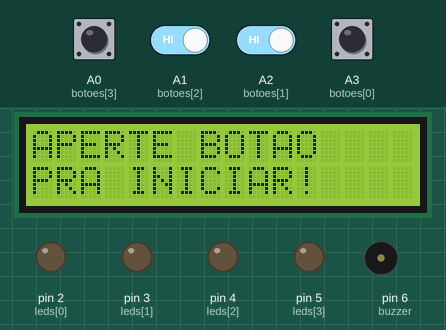
Recording of a sketch running on a simulated Arduino Uno, built with avr-gcc and run on an emulated ATmega328P. Shown: 16×2 character LCD, output pins drawn as LEDs (lit = HIGH), buzzer (waves = sounding). Inputs (shaded band) come from the test bench; at power-on: A0 (botoes[3]), A1 (botoes[2]), A2 (botoes[1]), A3 (botoes[0]) HIGH. Random numbers use the default seed unless the sketch sets one.

Above: at 1.2 s.
1.3 s: A0 (botoes[3]) pulled LOW for 0.15 s
At 2.7 s:
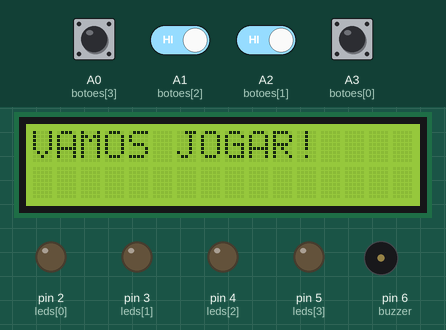
At 3.5 s:
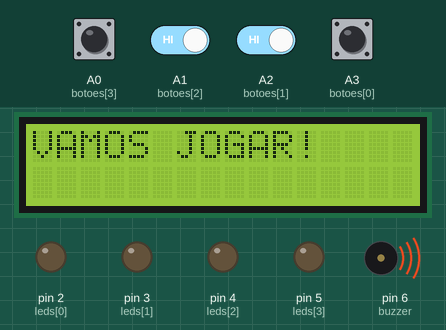
3.6 s: A1 (botoes[2]) driven LOW and A2 (botoes[1]) driven LOW
At 6.2 s:
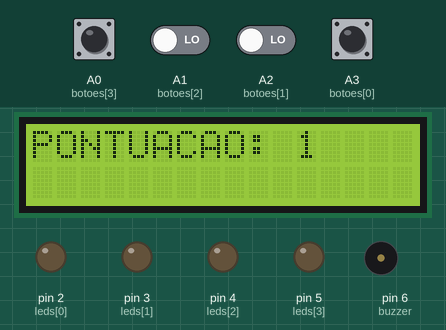
6.4 s: A1 (botoes[2]) driven HIGH
9.4 s: A2 (botoes[1]) driven HIGH
10.9 s: A3 (botoes[0]) pulled LOW for 0.15 s
At 12.8 s:
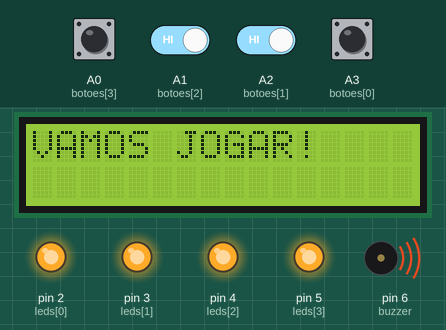
13.4 s: A1 (botoes[2]) driven LOW
Timing chart, 0 to 17.0 s (numbered marks = the images above; inputs shaded):
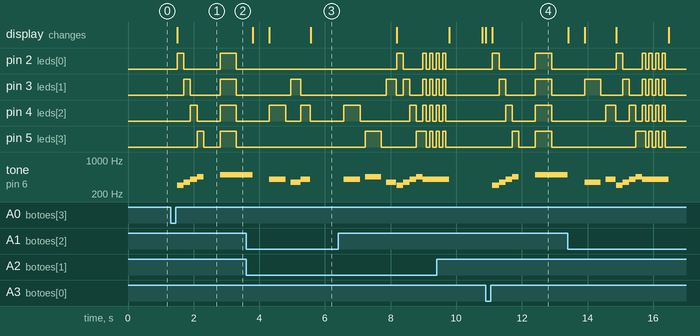

Measured:
- after the input at 1.3 s, pin 2 (leds[0]): LOW → HIGH after 0.20 s, → LOW 0.20 s later, → HIGH 1.1 s later, → LOW 0.50 s later; pin 3 (leds[1]): LOW → HIGH after 0.40 s, → LOW 0.20 s later, → HIGH 0.90 s later, → LOW 0.50 s later
- after the input at 10.9 s, pin 2 (leds[0]): LOW → HIGH after 0.20 s, → LOW 0.20 s later, → HIGH 1.1 s later, → LOW 0.50 s later; pin 3 (leds[1]): LOW → HIGH after 0.40 s, → LOW 0.20 s later, → HIGH 0.90 s later, → LOW 0.50 s later

The sketch:

projeto_arduino.ino
```cpp
#include <LiquidCrystal.h>

#define SOM0  300
#define SOM1  350
#define SOM2  400
#define SOM3  450
#define SOM4  500

// declarar as portas do arduino
int leds[4] = {2, 3, 4, 5};
char botoes[4] = {A3, A2, A1, A0};
int buzzer = 6;
int sons[5] = {SOM0, SOM1, SOM2, SOM3, SOM4};

// declarar as portas do lcd
LiquidCrystal lcd (12, 11, 10, 9, 8, 7);

//sequencia de ate 20 combinaçoes
int sequencia[20] = {};

int rodada = 0;

// em que posição ele vai ta na sequencia
int posicao_na_sequencia = 0;

 //se o o botao foi apertado ou nao
int botao_apertado = 0;

// se ele perdeu o jogo
int perdeu_o_jogo = 0;

// marcar pontuaçao
int pontuacao = 0;
int pontuacaofake = 0;

// ---------------------------------------------------------------------------------------------------------------------------------------------------------------------------------------


 // quando o jogo inicia, eh executado essa funçao de som, led e lcd
void somInicial() {

  digitalWrite(leds[0], HIGH);
  tone(buzzer, sons[0]);
  delay(200);
  noTone(buzzer);
  digitalWrite(leds[0], LOW);
  digitalWrite(leds[1], HIGH);
  tone(buzzer, sons[1]);
  delay(200);
  noTone(buzzer);
  digitalWrite(leds[1], LOW);
  digitalWrite(leds[2], HIGH);
  tone(buzzer, sons[2]);
  delay(200);
  noTone(buzzer);
  digitalWrite(leds[2], LOW);
  digitalWrite(leds[3], HIGH);
  tone(buzzer, sons[3]);
  delay(200);
  noTone(buzzer);
  digitalWrite(leds[3], LOW);

  delay(500);

  tone(buzzer, sons[4]);
  digitalWrite(leds[0], HIGH);
  digitalWrite(leds[1], HIGH);
  digitalWrite(leds[2], HIGH);
  digitalWrite(leds[3], HIGH);

  delay(500);

  digitalWrite(leds[0], LOW);
  digitalWrite(leds[1], LOW);
  digitalWrite(leds[2], LOW);
  digitalWrite(leds[3], LOW);

  delay(500);

  noTone(buzzer);
}


// ---------------------------------------------------------------------------------------------------------------------------------------------------------------------------------------


// sorteia um novo botao e adiciona na sequencia
void proximaRodada() {
  int numerorandom = random(0, 4); // um numero aleatorio de 0 a 3 e adiciona à "rodada", começando em sequencia 0 e até o jogador errar// por exemplo: sequencia[1] = 2, vai acender o led 2
  sequencia[rodada] = numerorandom;
  rodada++;
}


// ---------------------------------------------------------------------------------------------------------------------------------------------------------------------------------------


// reproduz a sequência // loop que faz acontecer tudo, a cada rodada aumenta 1 led se o jogador acertar
void reproduzirSequencia() {

  if (rodada >= 0 && rodada < 4) {
    for (int i = 0; i < rodada; i++) {
      digitalWrite(leds[sequencia[i]], HIGH);
      tone(buzzer, sons[sequencia[i]]);
      delay(500);
      noTone(buzzer);
      digitalWrite(leds[sequencia[i]], LOW);
      delay(150);
    }
    noTone(buzzer);
  }

  else if(rodada >= 3 && rodada < 7) {
    for (int i = 0; i < rodada; i++) {
      digitalWrite(leds[sequencia[i]], HIGH);
      tone(buzzer, sons[sequencia[i]]);
      delay(300);
      noTone(buzzer);
      digitalWrite(leds[sequencia[i]], LOW);
      delay(100);
    }
    noTone(buzzer);
  }

  else if(rodada >= 7) {
    for (int i = 0; i < rodada; i++) {
      digitalWrite(leds[sequencia[i]], HIGH);
      tone(buzzer, sons[sequencia[i]]);
      delay(200);
      noTone(buzzer);
      digitalWrite(leds[sequencia[i]], LOW);
      delay(50);
    }
    noTone(buzzer);
  }
}


// ---------------------------------------------------------------------------------------------------------------------------------------------------------------------------------------


 // verifica se a jogada foi certa ou errada
void errouOUacertou() {
  for (int i = 0; i < rodada; i++) {
    jogadafeita();

    if (sequencia[posicao_na_sequencia] == botao_apertado) { // verifica cada botao apertado (se a jogada foi certa)
      pontuacaofake++;
    }

    if (sequencia[posicao_na_sequencia] != botao_apertado) { // se acertou, o botao apertado vai ser igual ao da sequencia e vai dar continuidade ao jogo
        errouperdeu(); // se errou, executa essa funçao
     }

     // e vai parar o jogo por que vai ter valor verdadeiro dentro da funçao "errouperdeu"
    if (perdeu_o_jogo == 1) {
        break;
      }
    posicao_na_sequencia++;
    }

  // redefine a variável para 0 para começar um novo loop
  posicao_na_sequencia = 0;
  lcd.clear();

  // se a rodada for diferente de 0, ou seja, nao ser a inicial, vai mostrar essa condiçao
  if (rodada != 0) {
    lcd.print("PONTUACAO: ");
    pontuacao = pontuacao + (pontuacaofake-(pontuacaofake-1));
    lcd.print(pontuacao);
  }

   // se a rodada for , ou seja, a inicial, vai mostrar essa condição
   if (rodada == 0) {
    lcd.print("PONTUACAO: ");
    pontuacao = pontuacao + (pontuacaofake-(pontuacaofake-1));
    lcd.print(pontuacao-1);
  }
}


// ---------------------------------------------------------------------------------------------------------------------------------------------------------------------------------------


// quando um jogador clicar no botao certo, essa função ocorrerá
void jogadafeita() {
    for (int i = 0; i <= 3; i++) { // le o estado dos 4 botoes por causa do for, e o que tiver pressionado (LOW), será atrbuidado ao "botao_apertado", então se errar, "botao apertado" vai ser diferente do correto, e irá sair do while
      if (!digitalRead(botoes[i])) {
        botao_apertado = i;

        tone(buzzer, sons[i]); // toda vez que um botao for pressionado, vai ocorrer esse bloco
        digitalWrite(leds[i], HIGH);
        delay(300);
        digitalWrite(leds[i], LOW);
        noTone(buzzer);
      }
    }
    delay(10);
}


// ---------------------------------------------------------------------------------------------------------------------------------------------------------------------------------------


 // caso erre, essa funçao será executada
void errouperdeu() {
  lcd.clear();
  lcd.print("ERROOOOUU!! ");

  for (int i = 0; i <= 3; i++) {
    tone(buzzer, sons[i]);
    digitalWrite(leds[i], HIGH);
    delay(200);
    digitalWrite(leds[i], LOW);
    noTone(buzzer);
  }                                  // quando errar esse bloco será executado como uma animaçao de erro do jogador

  for (int i = 0; i < 4; i++) {
    tone(buzzer, sons[2]);
    digitalWrite(leds[0], HIGH);
    digitalWrite(leds[1], HIGH);
    digitalWrite(leds[2], HIGH);
    digitalWrite(leds[3], HIGH);
    delay(100);
    digitalWrite(leds[0], LOW);
    digitalWrite(leds[1], LOW);
    digitalWrite(leds[2], LOW);
    digitalWrite(leds[3], LOW);
    delay(100);
  }

  noTone(buzzer);

  rodada = 0;
  perdeu_o_jogo = 1; // como precisa ser diferente de 0 a condição pro loop inicial ser utilizado, atribui-se o valor 1 pra ela
}

// ---------------------------------------------------------------------------------------------------------------------------------------------------------------------------------------//


void setup() {

// iniciando o lcd 16x2
  lcd.begin(16,2);

// colocando botao, led e buzzer pra suas funçoes
  for (int i = 0; i <= 3; i++) {
    pinMode(leds[i], OUTPUT);
  }

  for (int i = 0; i <= 3; i++) {
    pinMode(botoes[i], INPUT_PULLUP);
  }

  pinMode(buzzer, OUTPUT);
}


void loop() {

  if (perdeu_o_jogo == 1) { //depois que o jogador errar, as variaveis resetam, entao o jogo recomeça com a variavel "rodada" = 0 de novo
    sequencia[20] = {};
    posicao_na_sequencia = 0;
    perdeu_o_jogo = 0;
    pontuacao = 0;
  }
  // todo inicial de jogo vai executar esse codigo
  if (rodada == 0) {

    lcd.clear();
    lcd.print("APERTE BOTAO");
    lcd.setCursor(0, 1);
    lcd.print("PRA INICIAR!");

    // Aguardar até que qualquer botão seja pressionado
    while (digitalRead(botoes[0]) == HIGH && digitalRead(botoes[1]) == HIGH && digitalRead(botoes[2]) == HIGH && digitalRead(botoes[3]) == HIGH) {
    }

    // o gerador de "sementes" aleatorias para o codigo
  randomSeed(micros());

    delay(200);

    lcd.clear();
    lcd.print("VAMOS JOGAR!");
    somInicial();
    lcd.clear();
    delay(500);
    lcd.print("PONTUACAO: 0");
  }

  // funçoes que serao executadas no codigo
  proximaRodada();
  reproduzirSequencia();
  errouOUacertou();

  delay(1000);
}
```
